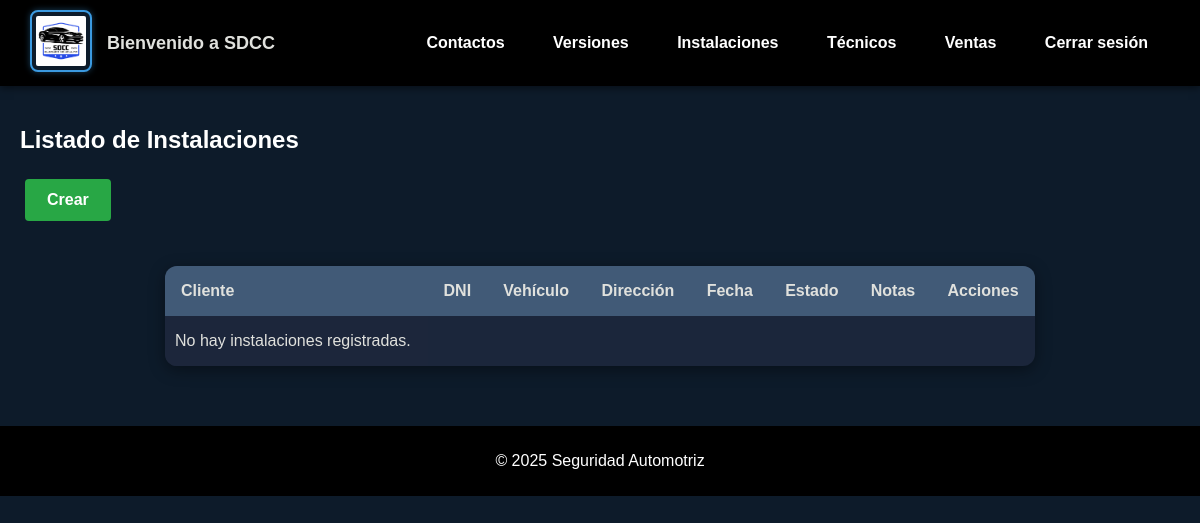
The app's page /instalaciones/ (signed in), older data.
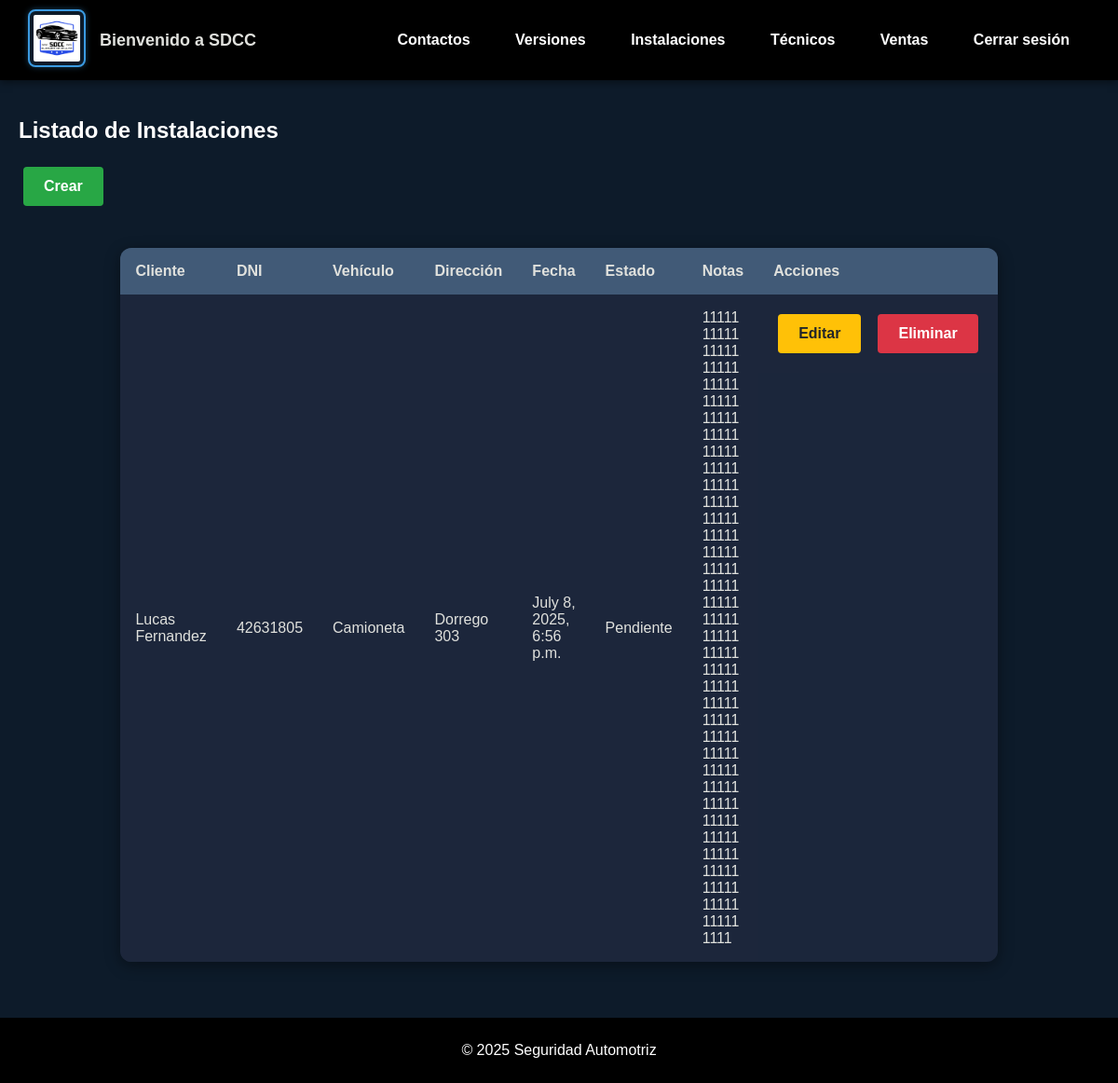
The same page, newer data.
### App/models.py (models this page shows, shortened)
class Instalacion(models.Model):
    ESTADOS = [
        ('Pendiente', 'Pendiente'),
        ('Completado', 'Completado'),
    ]
    cliente = models.ForeignKey('Contacto', on_delete=models.CASCADE)
    vehiculo = models.CharField(max_length=25)
    direccion = models.CharField(max_length=50)
    fecha_instalacion = models.DateTimeField()
    estado = models.CharField(choices=ESTADOS)
    notas = models.TextField(blank=True, null=True, max_length = 600)

class Contacto(models.Model):
    dni = models.IntegerField(unique=True)
    nombre = models.CharField(max_length=25)
    apellido = models.CharField(max_length=25)
    email = models.EmailField(max_length=40)
    telefono = models.CharField(max_length=10)

### App/views.py (the view)
# urls.py: path('instalaciones/', instalacion_list, name='instalacion_list'),
@solo_superusuario
def instalacion_list(request):
    instalaciones = Instalacion.objects.all()
    return render(request, 'App/instalacion_list.html', {'instalaciones': instalaciones})

### App/views.py (called while the page is built)
def solo_superusuario(view_func):
    return user_passes_test(lambda u: u.is_superuser)(view_func)

### App/Templates/App/instalacion_list.html
{% extends 'App/base.html' %}
{% block content %}
<h2>Listado de Instalaciones</h2>
<div class="acciones-superiores">
    <a href="{% url 'instalacion_create' %}" class="btn-crear">Crear</a>
</div>
<table class="tabla-instalaciones">
    <thead>
        <tr>
            <th>Cliente</th>
            <th>DNI</th>
            <th>Vehículo</th>
            <th>Dirección</th>
            <th>Fecha</th>
            <th>Estado</th>
            <th>Notas</th>
            <th>Acciones</th>
        </tr>
    </thead>
    <tbody>
        {% for instalacion in instalaciones %}
        <tr>
            <td>{{ instalacion.cliente.nombre }} {{ instalacion.cliente.apellido }}</td>
            <td>{{ instalacion.cliente.dni }}</td>
            <td>{{ instalacion.vehiculo }}</td>
            <td>{{ instalacion.direccion }}</td>
            <td>{{ instalacion.fecha_instalacion }}</td>
            <td>{{ instalacion.estado }}</td>
            <td>{{ instalacion.notas }}</td>
            <td>
                <div class="acciones-tabla">
                <a href="{% url 'instalacion_update' instalacion.id %}" class="btn-actualizar">Editar</a>
                <a href="{% url 'instalacion_delete' instalacion.id %}" class="btn-eliminar">Eliminar</a>
                </div>
            </td>
        </tr>
        {% empty %}
        <tr>
            <td colspan="8" style="padding-left: 10px; text-align: left;">No hay instalaciones registradas.</td>
        </tr>
        {% endfor %}
    </tbody>
</table>
{% endblock %}

Row changes from the older to the newer data that the page shows:
added Instalacion: cliente.nombre "Lucas", cliente.apellido "Fernandez", cliente.dni "42631805", vehiculo "Camioneta", direccion "Dorrego 303", fecha_instalacion "July 8, 2025, 6:56 p.m.", estado "Pendiente", notas "111111111111111111111111111111111111111111111111111111111111111111111111111111111111111111111111111111111111111111111111111111111111111111111111111111111111111111111111111111111111111111111"
Text that changed along with them:
text no longer shown: "No hay instalaciones registradas."
